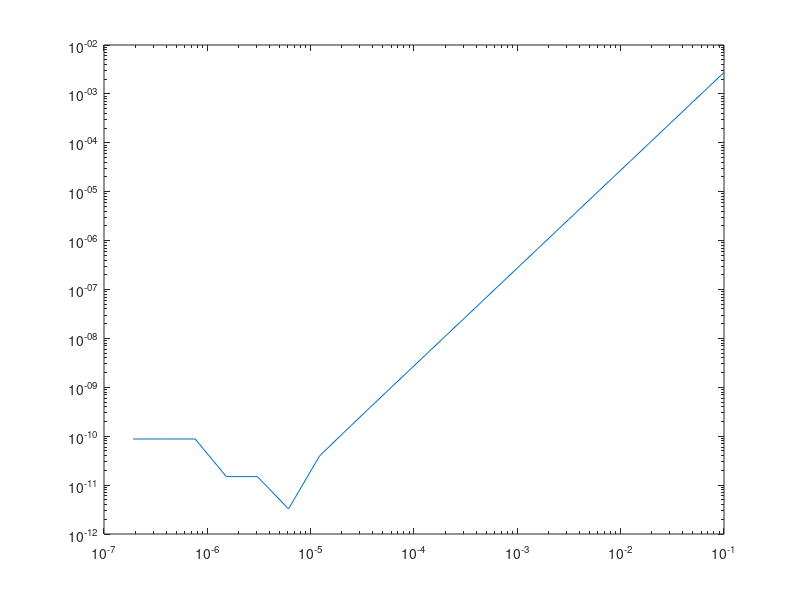

Write MATLAB code to recreate this figure.
format long
N=20;
func=@(x) exp(x);
x0=1/2;
h=vertcat((0.1),zeros(N-1,1));
f1=zeros(N,1);
for i=1:N
    f1(i)=(func(x0+h(i))-func(x0-h(i)))/(2*h(i));
    if(i<N)
        h(i+1)=h(i)/2;
    end
end
f1
x1=func(x0);     %since the derivative of e^x is e^x
f2=repmat(x1,N,1);
abserr=abs(f2-f1)
loglog(h,abserr)